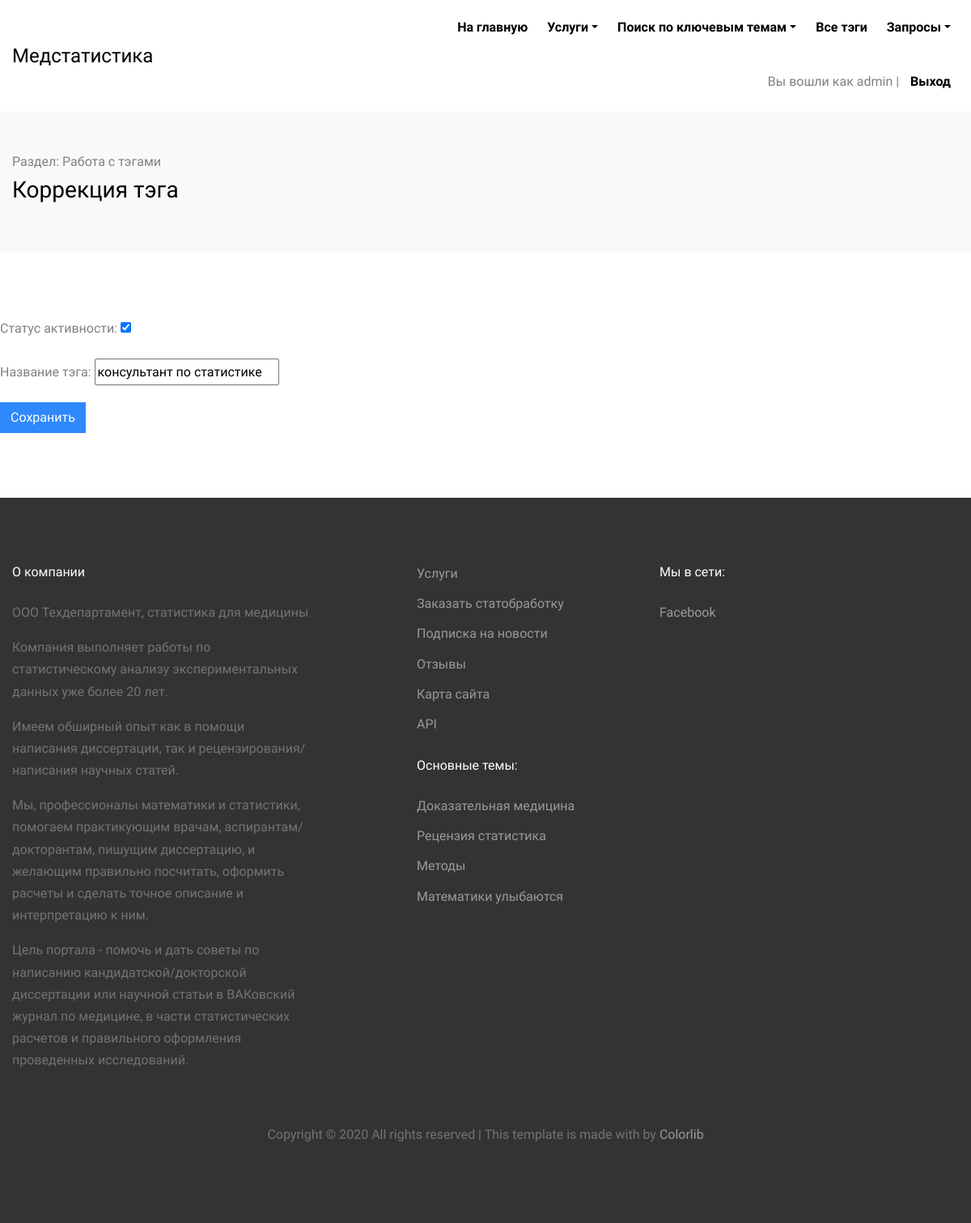
/articles/tag-update/9/ (signed in), run on the app's committed database.
### users/models.py (models this page shows, shortened)
class ArticlesUser(AbstractUser):
    email = models.EmailField('E-mail', max_length=100, unique=True)
    is_subscribed = models.BooleanField('Подписка на новости сайта', default=True)

### articles/models.py (models this page shows, shortened)
class IsActiveMixin(models.Model):
    objects = models.Manager()
    active_objects = AvtiveManager()
    is_active = models.BooleanField('Статус активности', default=True)
    class Meta:
        abstract = True  # Чтобы не было изменеий в таблицах

class Tag(IsActiveMixin, models.Model):
    tag_name = models.CharField('название тэга', max_length=1000, db_index=True)
    class Meta:
        verbose_name = 'тэг'
        verbose_name_plural = 'тэги'

### articles/views.py (the view)
# urls.py: path('tag-update/<int:pk>/', views.TagUpdateView.as_view(), name='tag_update'),
class TagUpdateView(PermissionMixin, UserPassesTestMixin, UpdateView):
    model = Tag
    fields = '__all__'
    template_name = 'articles/tag_update.html'
    success_url = reverse_lazy('articles:tag_list')

### articles/views.py (called while the page is built)
    def test_func(self):
        return self.request.user.is_superuser

### articles/templates/articles/tag_update.html (shortened to what this page needs)
{% extends "articles/base.html" %}
{% block content %}
    <div class="py-5 bg-light">
      <div class="container">
        <div class="row">
          <div class="col-md-12">
              <span>Раздел: Работа с тэгами</span>
              <h3>Коррекция тэга</h3>
          </div>
        </div>
      </div>
    </div>
    <div class="site-section bg-white">
      <div class="container">
        <div class="row align-items-stretch retro-layout-2">
            <form method="post" enctype="multipart/form-data">
                {{ form.as_p }}
                <button type="submit" class="btn btn-primary">Сохранить</button>
            </form>
        </div>
      </div>
    </div>
{% endblock %}

### articles/templates/articles/base.html (shortened to what this page needs)
<!DOCTYPE html>
<html lang="en">
  <head>
{% load static %}
    <link rel="stylesheet" href="{% static "articles/style.css" %}">
    <link rel="stylesheet" href="{% static "articles/bootstrap.min.css" %}">
    <link rel="stylesheet" href="{% static "articles/magnific-popup.css" %}">
    <link rel="stylesheet" href="{% static "articles/jquery-ui.css" %}">
    <link rel="stylesheet" href="{% static "articles/owl.carousel.min.css" %}">
    <link rel="stylesheet" href="{% static "articles/owl.theme.default.min.css" %}">
    <link rel="stylesheet" href="{% static "articles/bootstrap-datepicker.css"articles/>
    <link rel="stylesheet" href="{% static "articles/laticon.css" articles/>
    <link rel="stylesheet" href="{% static "articles/aos.css" %}">
    <link rel="stylesheet" href="{% static "articles/style.css" %}">
  </head>
  <body>
  <div class="site-wrap">
    <header class="site-navbar" role="banner">
      <div class="container-fluid">
        <div class="row align-items-center">
          <div class="col-4 site-logo">
            <a href="{% url 'home' %}" class="text-black h2 mb-0">Медстатистика</a>
          </div>
          <div class="col-8 text-right">
            <nav class="site-navigation" role="navigation">
              <ul class="site-menu js-clone-nav mr-auto d-none d-sm-block">
                <li> <a href="{% url 'home' %}">На главную</a></li>
                <li class="dropdown">
                    <a href="#" class="dropdown-toggle" data-toggle="dropdown" role="button" aria-haspopup="true"
                      aria-expanded="false">Услуги</a>
                </li>
                <li class="dropdown">
                    <a href="#" class="dropdown-toggle" data-toggle="dropdown" role="button" aria-haspopup="true"
                      aria-expanded="false">Поиск по ключевым темам</a>
                </li>
                {% if user.is_superuser %}
                    <li><a href="{% url 'articles:tag_list' %}">Все тэги</a></li>
                    <li class="dropdown">
                        <a href="#" class="dropdown-toggle" data-toggle="dropdown" role="button" aria-haspopup="true"
                          aria-expanded="false">Запросы</a>
                    </li>
                {% endif %}
                {% if user.is_authenticated %}
                    <p class="navbar-text">Вы вошли как {{user.username}}</p> |
                    <li><a href="{% url 'users:logout' %}">Выход</a></li>
                {% else %}
                    <li><a href="{% url 'users:login' %}">Войти</a></li> |
                    <li><a href="{% url 'users:register' %}">Регистрация</a></li>
                {% endif %}
              </ul>
            </nav>
            <a href="#" class="site-menu-toggle js-menu-toggle text-black d-inline-block d-lg-none"></a></div>
          </div>
      </div>
    </header>
{% block content %} {% endblock %}
    <div class="site-footer">
      <div class="container">
        <div class="row mb-5">
          <div class="col-md-4">
            <h3 class="footer-heading mb-4">О компании</h3>
            <p>ООО Техдепартамент, статистика для медицины</p>
            <p>Компания выполняет работы по статистическому анализу экспериментальных данных уже более 20 лет.</p>
            <p>Имеем обширный опыт как в помощи написания диссертации, так и рецензирования/написания научных статей.</p>
            <p>Мы, профессионалы математики и статистики, помогаем практикующим врачам, аспирантам/докторантам, пишущим
              диссертацию, и желающим правильно посчитать, оформить расчеты и сделать точное описание и интерпретацию к ним.</p>
            <p>Цель портала - помочь и дать советы по написанию кандидатской/докторской диссертации или научной статьи в
              ВАКовский журнал по медицине, в части статистических расчетов и правильного оформления проведенных исследований.</p>
          </div>
          <div class="col-md-3 ml-auto">
            <ul class="list-unstyled float-left mr-5">
              <li><a href="{% url 'articles:service' %}">Услуги</a></li>
              <li><a href="{% url 'articles:request_service' %}">Заказать статобработку</a></li>
              {% if user.is_authenticated %}
              <li><a href="{% url 'users:subscribe' pk=user.pk %}">Подписка на новости</a></li>
              {% else %}
              <li><a href="{% url 'users:register' %}">Подписка на новости</a></li>
              {% endif %}
              <li><a href="#">Отзывы</a></li>
              <li><a href="#">Карта сайта</a></li>
              {% if user.is_authenticated %}
              <li><a href="/api/v0/">API</a></li>
              {% else %}
              <li><a href="{% url 'users:login' %}">API</a></li>
              {% endif %}
            </ul>
            <h3 class="footer-heading mb-4">Основные темы:</h3>
            <ul class="list-unstyled float-left">
              <li><a href="{% url 'articles:tag_articles' id=1 %}">Доказательная медицина</a></li>
              <li><a href="{% url 'articles:tag_articles' id=2 %}">Рецензия статистика</a></li>
              <li><a href="{% url 'articles:tag_articles' id=7 %}">Методы</a></li>
              <li><a href="{% url 'articles:tag_articles' id=11 %}">Математики улыбаются</a></li>
            </ul>
          </div>
          <div class="col-md-4">
            <div>
              <h3 class="footer-heading mb-4">Мы в сети:</h3>
              <p>
                <a href="https://facebook.com/Techdepartament"><span class="icon-facebook pt-2 pr-2 pb-2 pl-0">Facebook</span></a>
                <a href="#"><span class="icon-twitter p-2"></span></a>
                <a href="#"><span class="icon-instagram p-2"></span></a>
                <a href="#"><span class="icon-rss p-2"></span></a>
                <a href="#"><span class="icon-envelope p-2"></span></a>
              </p>
            </div>
          </div>
        </div>
        <div class="row">
          <div class="col-12 text-center">
            <p>
              Copyright &copy;  All rights reserved | This template is made with  by <a href="https://colorlib.com" target="_blank" >Colorlib</a>
              </p>
          </div>
        </div>
      </div>
    </div>
  </div>
  </body>
</html>

### articles/static/articles/style.css (style rules this page uses)
body { line-height: 1.7; color: gray; font-weight: 300; font-size: 1rem; background: #fff; font-family: "Muli", -apple-system, BlinkMacSystemFont, "Segoe UI", Roboto, "Helvetica Neue", Arial, sans-serif, "Apple Color Emoji", "Segoe UI Emoji", "Segoe UI Symbol", "Noto Color Emoji"; }
a { -webkit-transition: .3s all ease; -o-transition: .3s all ease; transition: .3s all ease; color: #2f89fc; }
h1, h2, h3, h4, h5, .h1, .h2, .h3, .h4, .h5 { font-family: "Muli", -apple-system, BlinkMacSystemFont, "Segoe UI", Roboto, "Helvetica Neue", Arial, sans-serif, "Apple Color Emoji", "Segoe UI Emoji", "Segoe UI Symbol", "Noto Color Emoji"; line-height: 1.5; color: #000; }
.text-black { color: #000 !important; }
.site-wrap:before { -webkit-transition: .3s all ease-in-out; -o-transition: .3s all ease-in-out; transition: .3s all ease-in-out; background: rgba(0, 0, 0, 0.6); content: ""; position: absolute; z-index: 2000; top: 0; left: 0; right: 0; bottom: 0; opacity: 0; visibility: hidden; }
.btn { border-radius: 0; }
.site-section { padding: 2.5em 0; }
@media (min-width: 768px) { .site-section { padding: 5em 0; } }
.site-footer { padding: 4em 0; background: #333333; }
@media (min-width: 768px) { .site-footer { padding: 5em 0; } }
.site-footer p { color: #737373; }
.site-footer h2, .site-footer h3, .site-footer h4, .site-footer h5 { color: #fff; }
.site-footer a { color: #999999; }
.site-footer ul li { margin-bottom: 10px; }
.site-footer .footer-heading { font-size: 16px; color: #fff; }
.site-navbar { margin-bottom: 0px; z-index: 1999; position: relative; width: 100%; background: #fff; }
.site-navbar .site-logo a { font-size: 1.5rem; }
.site-navbar .site-navigation .site-menu { margin-bottom: 0; }
.site-navbar .site-navigation .site-menu a { text-decoration: none !important; display: inline-block; }
.site-navbar .site-navigation .site-menu > li { display: inline-block; padding: 10px 10px; }
.site-navbar .site-navigation .site-menu > li > a { padding: 10px 0px; font-weight: 700; color: #000; text-decoration: none !important; }
.container { max-width: 1200px; }

### data on the page
ArticlesUser: username "admin"
Tag: is_active "☑", tag_name "консультант по статистике"
